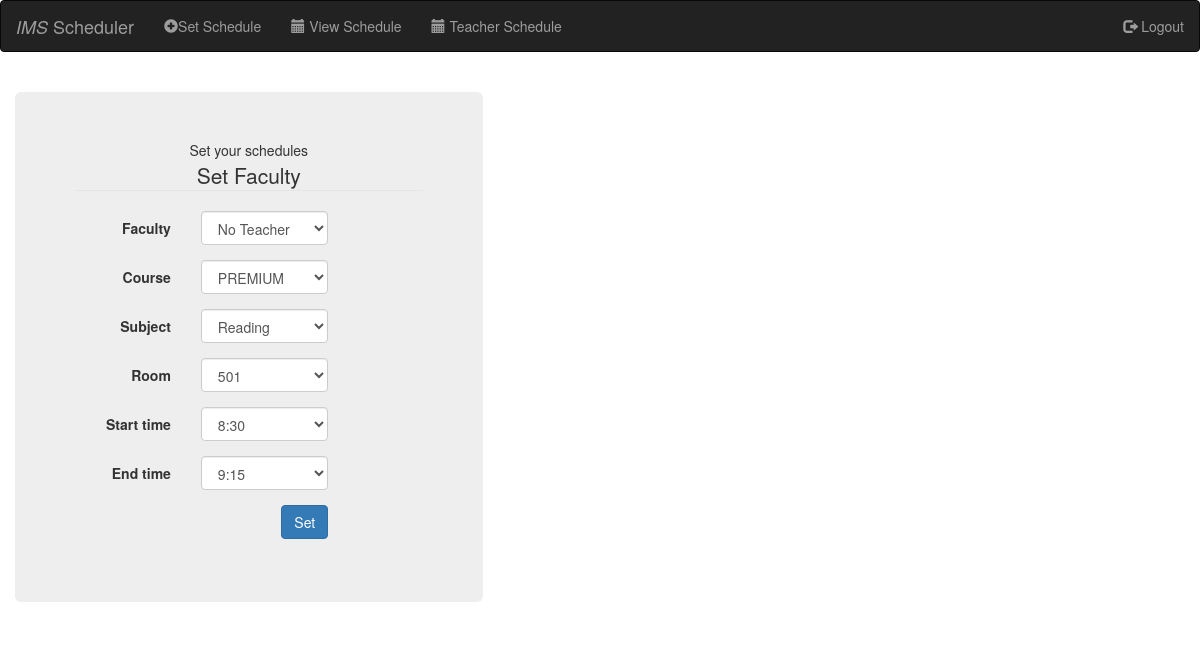
The app's page /home.php with its own data.
### tables this page shows
CREATE TABLE `faculty` (
  `faculty_id` int(11) NOT NULL,
  `faculty_name` varchar(250) NOT NULL,
  `designation` varchar(250) NOT NULL,
  `room` int(11) DEFAULT NULL
);

CREATE TABLE `subject` (
  `subject_id` int(11) NOT NULL,
  `subject_type` varchar(250) NOT NULL,
  `subject_description` varchar(250) NOT NULL,
  `subject_code` varchar(500) NOT NULL,
  `updated_at` int(11) DEFAULT NULL,
  `room_id` int(11) NOT NULL,
  `timer_id` int(11) NOT NULL,
  `course_id` int(11) NOT NULL,
  `faculty_id` int(11) NOT NULL,
  `book_id` int(11) NOT NULL
);

CREATE TABLE `rooms` (
  `room_id` int(11) NOT NULL,
  `room` varchar(250) NOT NULL,
  `is_group` tinyint(1) NOT NULL
);

CREATE TABLE `timer` (
  `id` int(11) NOT NULL,
  `start_time` varchar(250) NOT NULL,
  `end_time` varchar(250) NOT NULL
);

### home.php (the view, shortened to what this page needs)
<?php
require 'databaasee.php';
$query = "SELECT * FROM `course`";
$result1 = mysqli_query($connect, $query);
$query = "SELECT * FROM `faculty`";
$result2 = mysqli_query($connect, $query);
$options = "";
while ($row2 = mysqli_fetch_array($result2)) {
    $options = $options . "<option>$row2[1]</option>";
}
?>
<?php
include_once("header.php");
include_once("navbar.php");
?>
<html>
<head>
</head>
<body>
    <br>
    <div class="container">
        <div class="row" align="center">
            <div class="    ">
                <div class="jumbotron">
                    Set your schedules
                    <form class="form-horizontal" method="post" action="add.home.php">
                        <fieldset>
                            <legend>Set Faculty </legend>
                            </head>
                            <body>
                                <div>
                                    <div>
                                        <div class="form-group">
                                            <label class="col-md-4 control-label" for="faculty"> Faculty </label>
                                            <div class="col-md-5">
                                                <select id="faculty" name="faculty" class="form-control">
                                                    <?php echo $options; ?>
                                                </select>
                                            </div>
                                        </div>
                                        <div class="form-group">
                                            <label class="col-md-4 control-label" for="Course">Course</label>
                                            <div class="col-md-5">
                                                <select id="course" name="course" class="form-control">
                                                    <?php while ($row1 = mysqli_fetch_array($result1)) :; ?>
                                                        <option value="<?php echo $row1[2]; ?>"><?php echo $row1[2]; ?></option>
                                                    <?php endwhile; ?>
                                                </select>
                                            </div>
                                        </div>
                            </body>
                            </head>
</html>
<?php
$query = "SELECT * FROM `subject`";
$result2 = mysqli_query($connect, $query);
$options = "";
while ($row2 = mysqli_fetch_array($result2)) {
    $options = $options . "<option>$row2[2]</option>";
}
?>
<html>
<head>
</head>
<body>
    </head>
    <body>
        <div class="form-group">
            <label class="col-md-4 control-label" for="subject">Subject</label>
            <div class="col-md-5">
                <select id="subject" name="subject" class="form-control">
                    <?php echo $options; ?>
                </select>
            </div>
        </div>
        <?php
        $query = "SELECT * FROM `rooms`";
        $result2 = mysqli_query($connect, $query);
        $options = "";
        while ($row2 = mysqli_fetch_array($result2)) {
            $options = $options . "<option>$row2[1]</option>";
        }
        ?>
        <html>
        <head>
        </head>
        <body>
            </head>
            <body>
                <div class="form-group">
                    <label class="col-md-4 control-label" for="room">Room</label>
                    <div class="col-md-5">
                        <select id="room" name="room" class="form-control">
                            <?php echo $options; ?>
                        </select>
                    </div>
                </div>
                <?php
                $query = "SELECT * FROM `timer`";
                $result2 = mysqli_query($connect, $query);
                $options = "";
                while ($row2 = mysqli_fetch_array($result2)) {
                    $options = $options . "<option>$row2[1]</option>";
                }
                ?>
                <html>
                <head>
                </head>
                <body>
                    </head>
                    <body>
                        <div class="form-group">
                            <label class="col-md-4 control-label" for="start_time">Start time</label>
                            <div class="col-md-5">
                                <select id="start_time" name="start_time" class="form-control">
                                    <?php echo $options; ?>
                                </select>
                            </div>
                        </div>
                    </body>
                    </head>
                </html>
                <?php
                $query = "SELECT * FROM `timer`";
                $result2 = mysqli_query($connect, $query);
                $options = "";
                while ($row2 = mysqli_fetch_array($result2)) {
                    $options = $options . "<option>$row2[2]</option>";
                }
                ?>
                </head>
                <body>
                    <div class="form-group">
                        <label class="col-md-4 control-label" for="end_time">End time</label>
                        <div class="col-md-5">
                            <select id="end_time" name="end_time" class="form-control">
                                <?php echo $options; ?>
                            </select>
                        </div>
                    </div>
                    <div class="form-group" align="right">
                        <label class="col-md-4 control-label" for="submit"></label>
                        <div class="col-md-5">
                            <button id="submit" name="insert" class="btn btn-primary"> Set </button>
                        </div>
                    </div>
                </body>
                </head>
        </html>

### style.css (style rules this page uses)
.row { float: left; }

### home.php (style rules this page uses)
body { background-color: white; }

### records on screen
faculty: faculty "No Teacher"
subject: subject "Reading"
rooms: room "501"
timer: start_time "8:30", end_time "9:15"

### other values on screen
form field course "PREMIUM"
